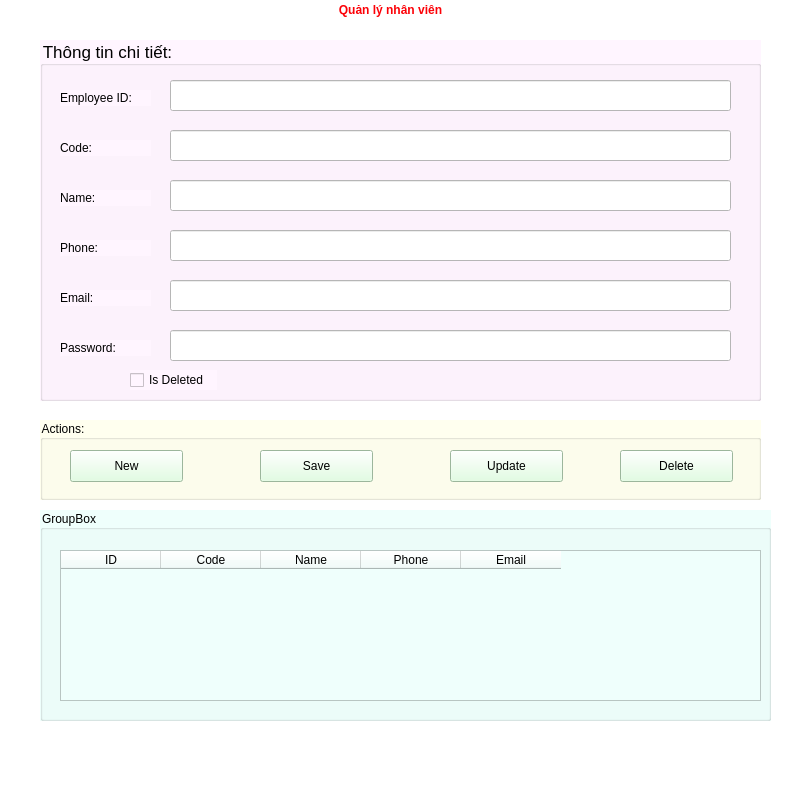
<?xml version="1.0" encoding="UTF-8"?>
<ui version="4.0">
 <class>MainWindow</class>
 <widget class="QMainWindow" name="MainWindow">
  <property name="geometry">
   <rect>
    <x>0</x>
    <y>0</y>
    <width>805</width>
    <height>788</height>
   </rect>
  </property>
  <property name="windowTitle">
   <string>MainWindow</string>
  </property>
  <property name="styleSheet">
   <string notr="true">background-color: rgb(255, 255, 255);</string>
  </property>
  <widget class="QWidget" name="centralwidget">
   <widget class="QLabel" name="label">
    <property name="geometry">
     <rect>
      <x>180</x>
      <y>-10</y>
      <width>421</width>
      <height>41</height>
     </rect>
    </property>
    <property name="styleSheet">
     <string notr="true">color: rgb(252, 1, 7);
font: 20pt &quot;Times New Roman&quot;;</string>
    </property>
    <property name="text">
     <string>&lt;html&gt;&lt;head/&gt;&lt;body&gt;&lt;p align=&quot;center&quot;&gt;&lt;span style=&quot; font-weight:600;&quot;&gt;Quản lý nhân viên&lt;/span&gt;&lt;/p&gt;&lt;/body&gt;&lt;/html&gt;</string>
    </property>
   </widget>
   <widget class="QGroupBox" name="groupBox">
    <property name="geometry">
     <rect>
      <x>40</x>
      <y>40</y>
      <width>721</width>
      <height>361</height>
     </rect>
    </property>
    <property name="font">
     <font>
      <pointsize>13</pointsize>
     </font>
    </property>
    <property name="styleSheet">
     <string notr="true">background-color: rgb(255, 245, 255);</string>
    </property>
    <property name="title">
     <string>Thông tin chi tiết:</string>
    </property>
    <widget class="QLabel" name="label_2">
     <property name="geometry">
      <rect>
       <x>20</x>
       <y>50</y>
       <width>91</width>
       <height>16</height>
      </rect>
     </property>
     <property name="text">
      <string>Employee ID:</string>
     </property>
    </widget>
    <widget class="QLineEdit" name="lineEditId">
     <property name="geometry">
      <rect>
       <x>130</x>
       <y>40</y>
       <width>561</width>
       <height>31</height>
      </rect>
     </property>
     <property name="styleSheet">
      <string notr="true">background-color: rgb(255, 255, 255);</string>
     </property>
    </widget>
    <widget class="QLabel" name="label_3">
     <property name="geometry">
      <rect>
       <x>20</x>
       <y>100</y>
       <width>91</width>
       <height>16</height>
      </rect>
     </property>
     <property name="text">
      <string>Code:</string>
     </property>
    </widget>
    <widget class="QLineEdit" name="lineEditCode">
     <property name="geometry">
      <rect>
       <x>130</x>
       <y>90</y>
       <width>561</width>
       <height>31</height>
      </rect>
     </property>
     <property name="styleSheet">
      <string notr="true">background-color: rgb(255, 255, 255);</string>
     </property>
    </widget>
    <widget class="QLineEdit" name="lineEditName">
     <property name="geometry">
      <rect>
       <x>130</x>
       <y>140</y>
       <width>561</width>
       <height>31</height>
      </rect>
     </property>
     <property name="styleSheet">
      <string notr="true">background-color: rgb(255, 255, 255);</string>
     </property>
    </widget>
    <widget class="QLineEdit" name="lineEditPhone">
     <property name="geometry">
      <rect>
       <x>130</x>
       <y>190</y>
       <width>561</width>
       <height>31</height>
      </rect>
     </property>
     <property name="styleSheet">
      <string notr="true">background-color: rgb(255, 255, 255);</string>
     </property>
    </widget>
    <widget class="QLineEdit" name="lineEditEmail">
     <property name="geometry">
      <rect>
       <x>130</x>
       <y>240</y>
       <width>561</width>
       <height>31</height>
      </rect>
     </property>
     <property name="styleSheet">
      <string notr="true">background-color: rgb(255, 255, 255);</string>
     </property>
    </widget>
    <widget class="QLineEdit" name="lineEditPassword">
     <property name="geometry">
      <rect>
       <x>130</x>
       <y>290</y>
       <width>561</width>
       <height>31</height>
      </rect>
     </property>
     <property name="styleSheet">
      <string notr="true">background-color: rgb(255, 255, 255);</string>
     </property>
    </widget>
    <widget class="QLabel" name="label_4">
     <property name="geometry">
      <rect>
       <x>20</x>
       <y>150</y>
       <width>91</width>
       <height>16</height>
      </rect>
     </property>
     <property name="text">
      <string>Name:</string>
     </property>
    </widget>
    <widget class="QLabel" name="label_5">
     <property name="geometry">
      <rect>
       <x>20</x>
       <y>200</y>
       <width>91</width>
       <height>16</height>
      </rect>
     </property>
     <property name="text">
      <string>Phone:</string>
     </property>
    </widget>
    <widget class="QLabel" name="label_6">
     <property name="geometry">
      <rect>
       <x>20</x>
       <y>250</y>
       <width>91</width>
       <height>16</height>
      </rect>
     </property>
     <property name="text">
      <string>Email:</string>
     </property>
    </widget>
    <widget class="QLabel" name="label_7">
     <property name="geometry">
      <rect>
       <x>20</x>
       <y>300</y>
       <width>91</width>
       <height>16</height>
      </rect>
     </property>
     <property name="text">
      <string>Password:</string>
     </property>
    </widget>
    <widget class="QCheckBox" name="checkBoxIsDelete">
     <property name="geometry">
      <rect>
       <x>90</x>
       <y>330</y>
       <width>87</width>
       <height>20</height>
      </rect>
     </property>
     <property name="text">
      <string>Is Deleted</string>
     </property>
    </widget>
   </widget>
   <widget class="QGroupBox" name="groupBox_2">
    <property name="geometry">
     <rect>
      <x>40</x>
      <y>420</y>
      <width>721</width>
      <height>80</height>
     </rect>
    </property>
    <property name="styleSheet">
     <string notr="true">background-color: rgb(255, 255, 239);</string>
    </property>
    <property name="title">
     <string>Actions:</string>
    </property>
    <widget class="QPushButton" name="pushButtonNew">
     <property name="geometry">
      <rect>
       <x>30</x>
       <y>30</y>
       <width>113</width>
       <height>32</height>
      </rect>
     </property>
     <property name="styleSheet">
      <string notr="true">background-color: rgb(218, 255, 219);</string>
     </property>
     <property name="text">
      <string>New</string>
     </property>
    </widget>
    <widget class="QPushButton" name="pushButtonSave">
     <property name="geometry">
      <rect>
       <x>220</x>
       <y>30</y>
       <width>113</width>
       <height>32</height>
      </rect>
     </property>
     <property name="styleSheet">
      <string notr="true">background-color: rgb(218, 255, 219);</string>
     </property>
     <property name="text">
      <string>Save</string>
     </property>
    </widget>
    <widget class="QPushButton" name="pushButtonUpdate">
     <property name="geometry">
      <rect>
       <x>410</x>
       <y>30</y>
       <width>113</width>
       <height>32</height>
      </rect>
     </property>
     <property name="styleSheet">
      <string notr="true">background-color: rgb(218, 255, 219);</string>
     </property>
     <property name="text">
      <string>Update</string>
     </property>
    </widget>
    <widget class="QPushButton" name="pushButtonDelete">
     <property name="geometry">
      <rect>
       <x>580</x>
       <y>30</y>
       <width>113</width>
       <height>32</height>
      </rect>
     </property>
     <property name="styleSheet">
      <string notr="true">background-color: rgb(218, 255, 219);</string>
     </property>
     <property name="text">
      <string>Delete</string>
     </property>
    </widget>
   </widget>
   <widget class="QGroupBox" name="groupBox_3">
    <property name="geometry">
     <rect>
      <x>40</x>
      <y>510</y>
      <width>731</width>
      <height>211</height>
     </rect>
    </property>
    <property name="styleSheet">
     <string notr="true">background-color: rgb(239, 255, 252);</string>
    </property>
    <property name="title">
     <string>GroupBox</string>
    </property>
    <widget class="QWidget" name="verticalLayoutWidget">
     <property name="geometry">
      <rect>
       <x>20</x>
       <y>40</y>
       <width>701</width>
       <height>151</height>
      </rect>
     </property>
     <layout class="QVBoxLayout" name="verticalLayout">
      <item>
       <widget class="QTableWidget" name="tableWidgetEmployee">
        <column>
         <property name="text">
          <string>ID</string>
         </property>
        </column>
        <column>
         <property name="text">
          <string>Code</string>
         </property>
        </column>
        <column>
         <property name="text">
          <string>Name</string>
         </property>
        </column>
        <column>
         <property name="text">
          <string>Phone</string>
         </property>
        </column>
        <column>
         <property name="text">
          <string>Email</string>
         </property>
        </column>
       </widget>
      </item>
     </layout>
    </widget>
   </widget>
  </widget>
  <widget class="QMenuBar" name="menubar">
   <property name="geometry">
    <rect>
     <x>0</x>
     <y>0</y>
     <width>805</width>
     <height>37</height>
    </rect>
   </property>
  </widget>
  <widget class="QStatusBar" name="statusbar"/>
 </widget>
 <resources/>
 <connections/>
</ui>
